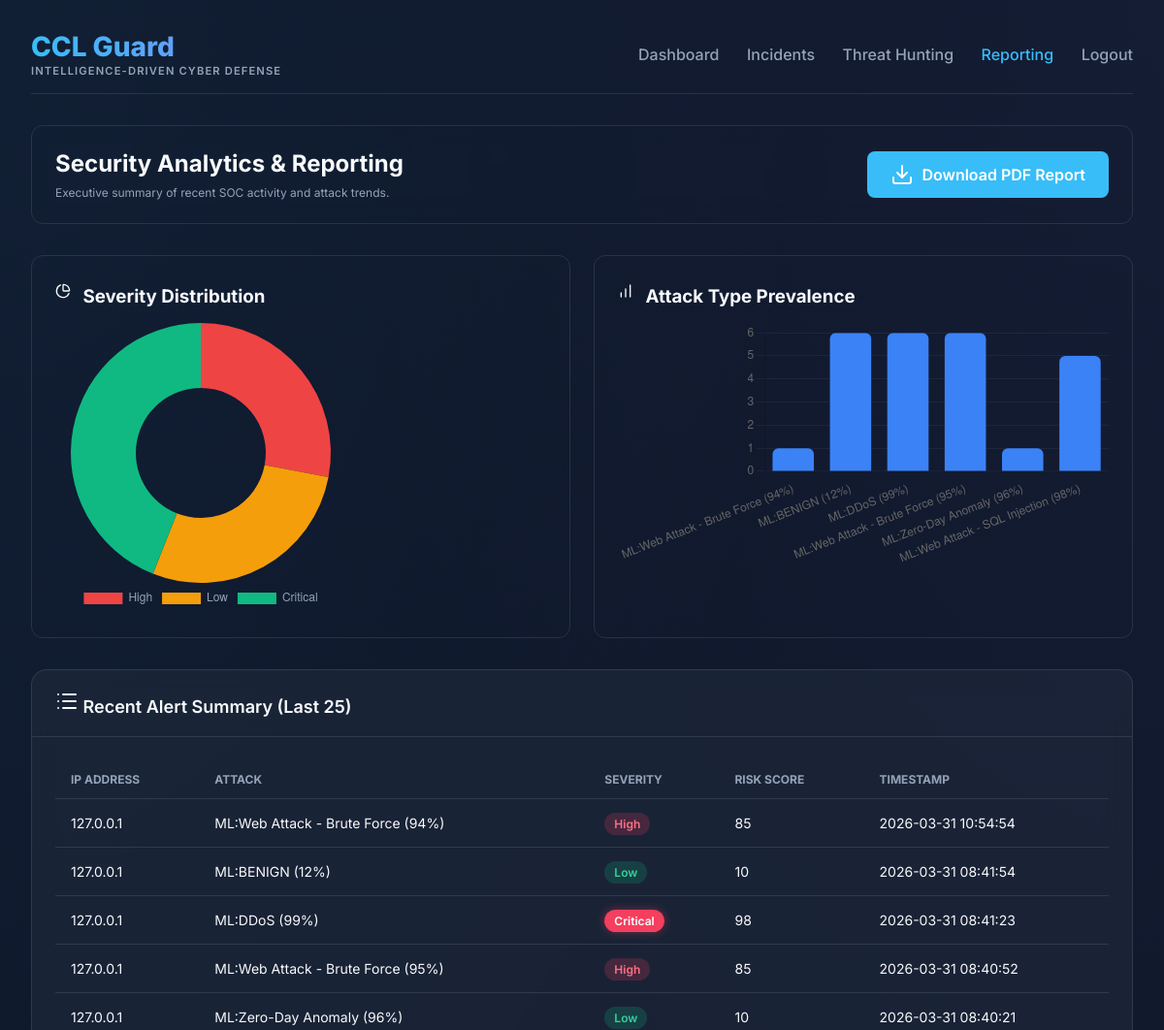
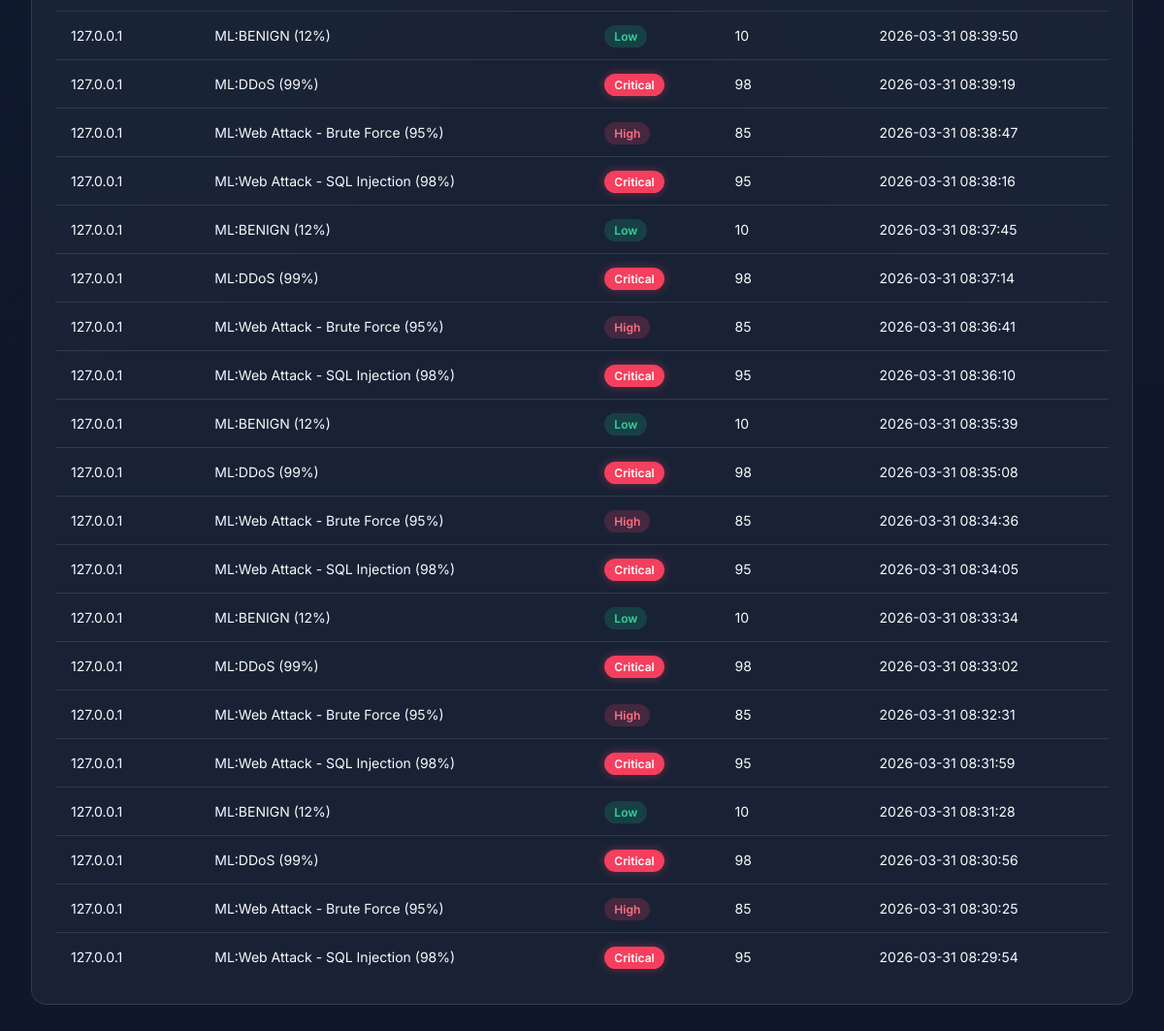
Page /report (signed in) on the committed database (2 pictures, top to bottom).
### tables this page shows
CREATE TABLE logs(
        id INTEGER PRIMARY KEY AUTOINCREMENT,
        source TEXT, -- SIEM, AWS, Windows, etc.
        ip TEXT,
        country TEXT,
        raw_data TEXT, -- Full original log entry
        attack TEXT,
        severity TEXT,
        risk INTEGER,
        mitre TEXT,
        ai_analysis TEXT, -- Deep AI analysis result
        remediation TEXT, -- Step-by-step remediation plan
        attack_prob INTEGER,
        phase TEXT,
        time TEXT DEFAULT CURRENT_TIMESTAMP
    );

### app.py (the view)
@app.route("/report")
def report_dashboard():
    if "user" not in session:
        return redirect("/login")
    import sqlite3, json
    con = sqlite3.connect(DB_NAME)
    c = con.cursor()
    c.execute("SELECT ip,attack,severity,risk,time FROM logs ORDER BY id DESC LIMIT 25")
    logs = c.fetchall()
    con.close()
    severities = [l[2] for l in logs]
    sev_count = Counter(severities)
    attacks = [l[1] for l in logs]
    atk_count = Counter(attacks)
    return render_template("reporting.html",
                           logs=logs,
                           sev_count_json=json.dumps(dict(sev_count)),
                           atk_count_json=json.dumps(dict(atk_count)))

### templates/reporting.html (shortened to what this page needs)
<!DOCTYPE html>
<html lang="en" data-theme="dark">
<head>
    <link rel="stylesheet" href="{{ url_for('static', filename='executive.css') }}">
</head>
<body>
    <div class="container">
        <header>
            <div class="logo-wrapper">
                <div class="logo">CCL Guard</div>
                <div class="slogan">Intelligence-Driven Cyber Defense</div>
            </div>
            <nav>
                <a href="/">Dashboard</a>
                <a href="/incidents">Incidents</a>
                <a href="/history">Threat Hunting</a>
                <a href="/report" class="active">Reporting</a>
                <a href="/logout">Logout</a>
            </nav>
        </header>
        <div class="report-header">
            <div>
                <h1 style="font-size: 1.5rem; margin-bottom: 0.5rem;">Security Analytics & Reporting</h1>
                <p class="text-xs" style="color: var(--text-secondary);">Executive summary of recent SOC activity and
                    attack trends.</p>
            </div>
            <a href="/api/generate_report" class="btn-download">
                <i data-lucide="download"></i> Download PDF Report
            </a>
        </div>
        <div class="analytics-grid">
            <div class="insight-card">
                <h3 style="margin-bottom: 1rem;"><i data-lucide="pie-chart" style="width: 16px; margin-right: 8px;"></i>
                    Severity Distribution</h3>
                <div class="chart-container">
                    <canvas id="severityChart"></canvas>
                </div>
            </div>
            <div class="insight-card">
                <h3 style="margin-bottom: 1rem;"><i data-lucide="bar-chart" style="width: 16px; margin-right: 8px;"></i>
                    Attack Type Prevalence</h3>
                <div class="chart-container">
                    <canvas id="attackFreqChart"></canvas>
                </div>
            </div>
        </div>
        <div class="card">
            <div class="card-header">
                <h2><i data-lucide="list"></i> Recent Alert Summary (Last 25)</h2>
            </div>
            <div class="card-body">
                <table>
                    <thead>
                        <tr>
                            <th>IP Address</th>
                            <th>Attack</th>
                            <th>Severity</th>
                            <th>Risk Score</th>
                            <th>Timestamp</th>
                        </tr>
                    </thead>
                    <tbody>
                        {% for l in logs %}
                        <tr>
                            <td>{{ l[0] }}</td>
                            <td>{{ l[1] }}</td>
                            <td><span class="badge badge-{{ l[2]|lower }}">{{ l[2] }}</span></td>
                            <td>{{ l[3] }}</td>
                            <td>{{ l[4] }}</td>
                        </tr>
                        {% endfor %}
                    </tbody>
                </table>
            </div>
        </div>
    </div>
    <script>
        lucide.createIcons();
        // Data from backend
        const sevData = {{ sev_count_json | safe }};
        const atkData = {{ atk_count_json | safe }};
        // Severity Chart
        new Chart(document.getElementById('severityChart'), {
            type: 'doughnut',
            data: {
                labels: Object.keys(sevData),
                datasets: [{
                    data: Object.values(sevData),
                    backgroundColor: ['#ef4444', '#f59e0b', '#10b981', '#3b82f6'],
                    borderWidth: 0
                }]
            },
            options: {
                plugins: {
                    legend: { position: 'bottom', labels: { color: '#94a3b8' } }
                }
            }
        });
        // Attack Frequency Chart
        new Chart(document.getElementById('attackFreqChart'), {
            type: 'bar',
            data: {
                labels: Object.keys(atkData),
                datasets: [{
                    label: 'Alert Count',
                    data: Object.values(atkData),
                    backgroundColor: '#3b82f6',
                    borderRadius: 6
                }]
            },
            options: {
                scales: {
                    y: { beginAtZero: true, grid: { color: 'rgba(255,255,255,0.05)' } },
                    x: { grid: { display: false } }
                },
                plugins: {
                    legend: { display: false }
                }
            }
        });
    </script>
</body>
</html>

### static/executive.css (style rules this page uses)
:root { --bg-dark: #0f172a; --bg-card: rgba(30, 41, 59, 0.7); --accent-blue: #38bdf8; --accent-purple: #818cf8; --text-primary: #f8fafc; --text-secondary: #94a3b8; --danger: #f43f5e; --warning: #fbbf24; --success: #10b981; --glass-border: rgba(255, 255, 255, 0.1); --bg-body: var(--bg-dark); }
* { margin: 0; padding: 0; box-sizing: border-box; font-family: 'Inter', system-ui, -apple-system, sans-serif; }
body { background-color: var(--bg-body); color: var(--text-primary); min-height: 100vh; transition: background-color 0.3s, color 0.3s; background-image: radial-gradient(at 0% 0%, rgba(56, 189, 248, 0.05) 0, transparent 50%), radial-gradient(at 100% 0%, rgba(129, 140, 248, 0.05) 0, transparent 50%); }
.container { max-width: 1400px; margin: 0 auto; padding: 2rem; }
header { display: flex; justify-content: space-between; align-items: center; margin-bottom: 2rem; padding-bottom: 1rem; border-bottom: 1px solid var(--glass-border); }
.logo-wrapper { display: flex; flex-direction: column; }
.logo { font-size: 1.75rem; font-weight: 800; background: linear-gradient(to right, var(--accent-blue), var(--accent-purple)); -webkit-background-clip: text; background-clip: text; -webkit-text-fill-color: transparent; line-height: 1.2; }
.slogan { font-size: 0.7rem; color: var(--text-secondary); text-transform: uppercase; letter-spacing: 0.1em; font-weight: 600; }
nav a { color: var(--text-secondary); text-decoration: none; margin-left: 1.5rem; font-weight: 500; transition: color 0.3s; }
nav a:hover, nav a.active { color: var(--accent-blue); }
.card { background: var(--bg-card); backdrop-filter: blur(12px); border: 1px solid var(--glass-border); border-radius: 1rem; overflow: hidden; margin-bottom: 1.5rem; }
.card-header { padding: 1.25rem 1.5rem; border-bottom: 1px solid var(--glass-border); display: flex; justify-content: space-between; align-items: center; }
.card-header h2 { font-size: 1.125rem; font-weight: 600; }
.card-body { padding: 1.5rem; }
table { width: 100%; border-collapse: collapse; }
th { text-align: left; color: var(--text-secondary); font-size: 0.75rem; text-transform: uppercase; padding: 0.75rem 1rem; border-bottom: 1px solid var(--glass-border); }
td { padding: 1rem; border-bottom: 1px solid var(--glass-border); font-size: 0.875rem; }
tr:last-child td { border-bottom: none; }
.badge { padding: 0.25rem 0.625rem; border-radius: 9999px; font-size: 0.75rem; font-weight: 600; }
.badge-high { background: rgba(244, 63, 94, 0.2); color: #fb7185; }
.badge-critical { background: #f43f5e; color: white; box-shadow: 0 0 10px rgba(244, 63, 94, 0.4); }
.badge-low { background: rgba(16, 185, 129, 0.2); color: #34d399; }
.text-xs { font-size: 0.75rem; }

### templates/reporting.html (style rules this page uses)
.report-header { display: flex; justify-content: space-between; align-items: center; margin-bottom: 2rem; padding: 1.5rem; background: var(--glass-bg); border: 1px solid var(--glass-border); border-radius: 12px; backdrop-filter: blur(10px); }
.analytics-grid { display: grid; grid-template-columns: 1fr 1fr; gap: 1.5rem; margin-bottom: 2rem; }
.chart-container { height: 300px; }
.insight-card { background: var(--glass-bg); border: 1px solid var(--glass-border); border-radius: 12px; padding: 1.5rem; }
.btn-download { background: var(--accent-blue); color: white; border: none; padding: 0.75rem 1.5rem; border-radius: 8px; display: flex; align-items: center; gap: 0.5rem; font-weight: 600; cursor: pointer; transition: 0.3s; text-decoration: none; }

### rows in the picture
logs: ip "127.0.0.1", attack "ML:Web Attack - Brute Force (94%)", severity "High", risk "85", time "2026-03-31 10:54:54"
logs: ip "127.0.0.1", attack "ML:BENIGN (12%)", severity "Low", risk "10", time "2026-03-31 08:41:54"
logs: ip "127.0.0.1", attack "ML:DDoS (99%)", severity "Critical", risk "98", time "2026-03-31 08:41:23"
logs: ip "127.0.0.1", attack "ML:Web Attack - Brute Force (95%)", severity "High", risk "85", time "2026-03-31 08:40:52"
logs: ip "127.0.0.1", attack "ML:Zero-Day Anomaly (96%)", severity "Low", risk "10", time "2026-03-31 08:40:21"
logs: ip "127.0.0.1", attack "ML:BENIGN (12%)", severity "Low", risk "10", time "2026-03-31 08:39:50"
logs: ip "127.0.0.1", attack "ML:DDoS (99%)", severity "Critical", risk "98", time "2026-03-31 08:39:19"
logs: ip "127.0.0.1", attack "ML:Web Attack - Brute Force (95%)", severity "High", risk "85", time "2026-03-31 08:38:47"
logs: ip "127.0.0.1", attack "ML:Web Attack - SQL Injection (98%)", severity "Critical", risk "95", time "2026-03-31 08:38:16"
logs: ip "127.0.0.1", attack "ML:BENIGN (12%)", severity "Low", risk "10", time "2026-03-31 08:37:45"
logs: ip "127.0.0.1", attack "ML:DDoS (99%)", severity "Critical", risk "98", time "2026-03-31 08:37:14"
logs: ip "127.0.0.1", attack "ML:Web Attack - Brute Force (95%)", severity "High", risk "85", time "2026-03-31 08:36:41"
logs: ip "127.0.0.1", attack "ML:Web Attack - SQL Injection (98%)", severity "Critical", risk "95", time "2026-03-31 08:36:10"
logs: ip "127.0.0.1", attack "ML:BENIGN (12%)", severity "Low", risk "10", time "2026-03-31 08:35:39"
logs: ip "127.0.0.1", attack "ML:DDoS (99%)", severity "Critical", risk "98", time "2026-03-31 08:35:08"
logs: ip "127.0.0.1", attack "ML:Web Attack - Brute Force (95%)", severity "High", risk "85", time "2026-03-31 08:34:36"
logs: ip "127.0.0.1", attack "ML:Web Attack - SQL Injection (98%)", severity "Critical", risk "95", time "2026-03-31 08:34:05"
logs: ip "127.0.0.1", attack "ML:BENIGN (12%)", severity "Low", risk "10", time "2026-03-31 08:33:34"
logs: ip "127.0.0.1", attack "ML:DDoS (99%)", severity "Critical", risk "98", time "2026-03-31 08:33:02"
logs: ip "127.0.0.1", attack "ML:Web Attack - Brute Force (95%)", severity "High", risk "85", time "2026-03-31 08:32:31"
logs: ip "127.0.0.1", attack "ML:Web Attack - SQL Injection (98%)", severity "Critical", risk "95", time "2026-03-31 08:31:59"
logs: ip "127.0.0.1", attack "ML:BENIGN (12%)", severity "Low", risk "10", time "2026-03-31 08:31:28"
logs: ip "127.0.0.1", attack "ML:DDoS (99%)", severity "Critical", risk "98", time "2026-03-31 08:30:56"
logs: ip "127.0.0.1", attack "ML:Web Attack - Brute Force (95%)", severity "High", risk "85", time "2026-03-31 08:30:25"
logs: ip "127.0.0.1", attack "ML:Web Attack - SQL Injection (98%)", severity "Critical", risk "95", time "2026-03-31 08:29:54"

### other values in the picture
chart data {{ sev_count_json | safe }} {"High": 7, "Low": 7, "Critical": 11}
